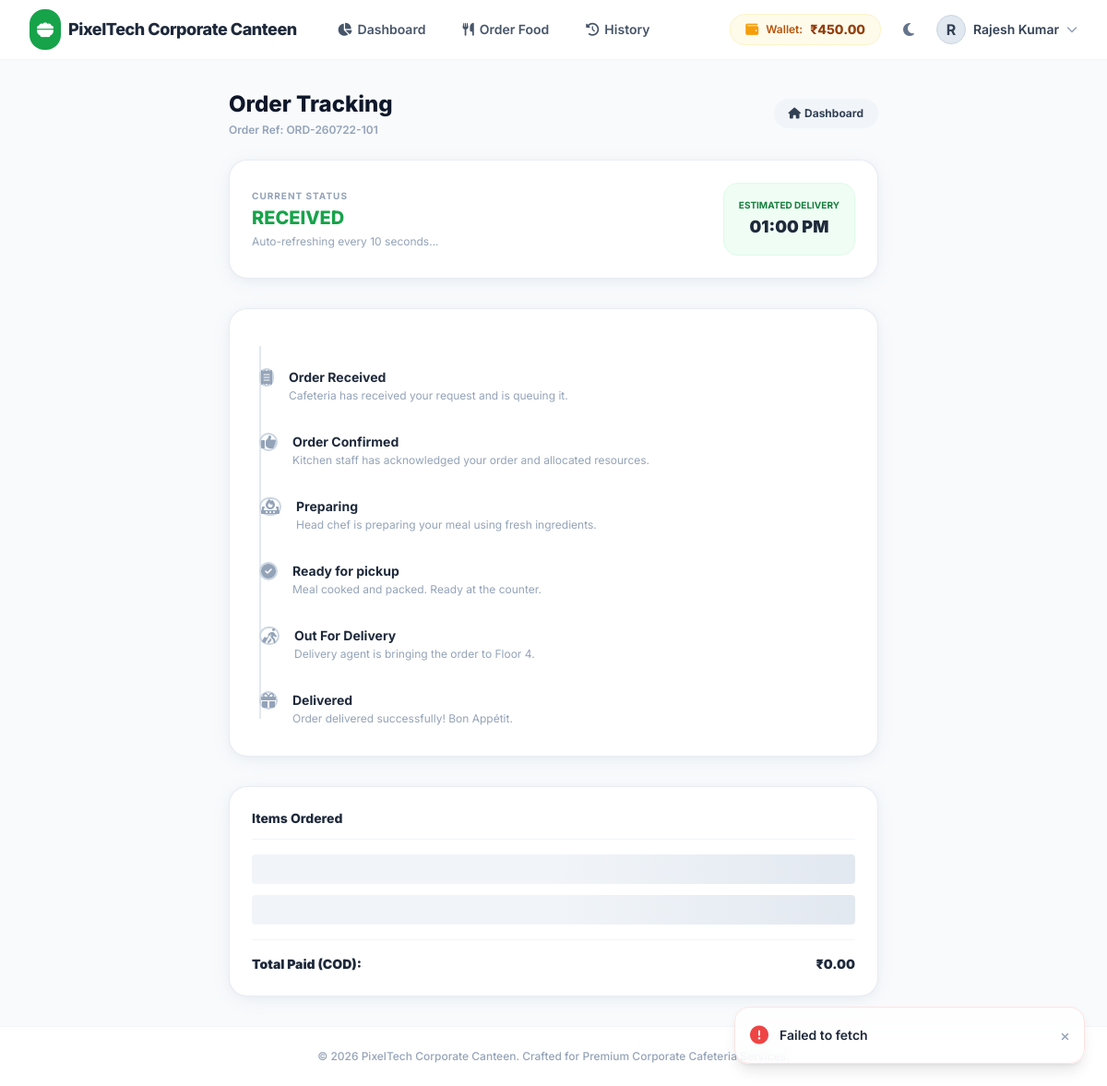
Page /employee/track.php?id=21 (signed in) on the committed database.
### tables this page shows
CREATE TABLE `employees` (
  `id` INT AUTO_INCREMENT PRIMARY KEY,
  `employee_id` VARCHAR(50) UNIQUE NOT NULL,
  `name` VARCHAR(100) NOT NULL,
  `department` VARCHAR(100) NOT NULL,
  `phone` VARCHAR(20) NOT NULL,
  `email` VARCHAR(100) NOT NULL UNIQUE,
  `password_hash` VARCHAR(255) NOT NULL,
  `status` ENUM('active', 'inactive') DEFAULT 'active',
  `floor` INT NOT NULL,
  `cabin` VARCHAR(50) DEFAULT NULL,
  `desk_number` VARCHAR(50) DEFAULT NULL,
  `wallet_balance` DECIMAL(10,2) DEFAULT 500.00,
  `created_at` TIMESTAMP DEFAULT CURRENT_TIMESTAMP
);

CREATE TABLE `orders` (
  `id` INT AUTO_INCREMENT PRIMARY KEY,
  `order_number` VARCHAR(50) UNIQUE NOT NULL,
  `employee_id` INT NOT NULL,
  `department` VARCHAR(100) NOT NULL,
  `floor` INT NOT NULL,
  `cabin` VARCHAR(50) DEFAULT NULL,
  `desk_number` VARCHAR(50) DEFAULT NULL,
  `delivery_date` DATE NOT NULL,
  `delivery_time` TIME NOT NULL,
  `special_instructions` TEXT,
  `subtotal` DECIMAL(10,2) NOT NULL,
  `gst` DECIMAL(10,2) NOT NULL,
  `grand_total` DECIMAL(10,2) NOT NULL,
  `status` ENUM('received', 'confirmed', 'preparing', 'ready', 'out_of_delivery', 'delivered', 'cancelled') DEFAULT 'received',
  `payment_method` VARCHAR(50) DEFAULT 'cash_on_delivery',
  `is_agreed` TINYINT(1) DEFAULT 1,
  `created_at` TIMESTAMP DEFAULT CURRENT_TIMESTAMP,
  `updated_at` TIMESTAMP DEFAULT CURRENT_TIMESTAMP ON UPDATE CURRENT_TIMESTAMP,
  FOREIGN KEY (`employee_id`) REFERENCES `employees`(`id`) ON DELETE CASCADE
);

### includes/auth.php (called while the page is built, shortened)
<?php
function is_employee_logged_in() {
    return isset($_SESSION['employee_logged_in']) && $_SESSION['employee_logged_in'] === true && isset($_SESSION['employee_id']);
}

### employee/track.php (the view, shortened to what this page needs)
<?php
require_once dirname(__DIR__) . '/includes/header.php';
$order_id = isset($_GET['id']) ? (int)$_GET['id'] : 0;
try {
    $stmt = $pdo->prepare("SELECT o.*, e.name as employee_name
                           FROM orders o
                           JOIN employees e ON o.employee_id = e.id
                           WHERE o.id = ? AND o.employee_id = ?");
    $stmt->execute([$order_id, $_SESSION['employee_db_id']]);
    $order = $stmt->fetch();
} catch (\Exception $e) {
    die("Database error: " . $e->getMessage());
}
?>
<div class="max-w-3xl mx-auto px-4 sm:px-6 lg:px-8 py-8">
    <div class="flex justify-between items-center mb-6">
        <div>
            <h1 class="text-2xl font-extrabold text-slate-900 dark:text-white">Order Tracking</h1>
            <p class="text-xs font-semibold text-slate-400 mt-1">Order Ref: <?php echo $order['order_number']; ?></p>
        </div>
        <a href="/employee/dashboard.php" class="px-4 py-2 bg-slate-100 hover:bg-slate-200 dark:bg-slate-800 dark:hover:bg-slate-700 text-slate-700 dark:text-slate-200 text-xs font-bold rounded-2xl transition-colors">
            <i class="fas fa-home mr-1"></i>Dashboard
        </a>
    </div>
    <div class="premium-card p-6 mb-8 text-center sm:text-left flex flex-col sm:flex-row justify-between items-center space-y-4 sm:space-y-0">
        <div>
            <span class="text-[10px] font-bold text-slate-400 uppercase tracking-widest block">Current Status</span>
            <h3 id="live-status-text" class="text-xl font-extrabold text-brand-600 dark:text-brand-500 uppercase mt-0.5">
                <?php echo str_replace('_', ' ', $order['status']); ?>
            </h3>
            <p class="text-xs text-slate-400 mt-1">Auto-refreshing every 10 seconds...</p>
        </div>
        <div class="bg-brand-50 dark:bg-brand-500/10 p-4 rounded-2xl border border-brand-100 dark:border-brand-900/30 text-center">
            <span class="block text-[10px] font-bold text-brand-700 dark:text-brand-400 uppercase">Estimated Delivery</span>
            <span id="live-eta" class="text-lg font-black text-brand-800 dark:text-brand-300 mt-0.5 block">
                <?php echo date('h:i A', strtotime($order['delivery_time'])); ?>
            </span>
        </div>
    </div>
    <div class="premium-card p-6 sm:p-8 mb-8">
        <div class="relative flex flex-col space-y-8">
            <div class="absolute left-6.5 top-2 bottom-2 w-0.5 bg-slate-200 dark:bg-slate-700 z-0">
            </div>
            <div class="timeline-step flex items-start space-x-4 z-10" data-status="received">
                <div class="step-icon w-10.5 h-10.5 rounded-full flex items-center justify-center border-2 border-slate-300 bg-white dark:bg-slate-800 transition-colors">
                    <i class="fas fa-receipt text-slate-400"></i>
                </div>
                <div>
                    <h4 class="text-sm font-bold text-slate-800 dark:text-slate-200">Order Received</h4>
                    <p class="text-xs text-slate-400 mt-0.5">Cafeteria has received your request and is queuing it.</p>
                </div>
            </div>
            <div class="timeline-step flex items-start space-x-4 z-10" data-status="confirmed">
                <div class="step-icon w-10.5 h-10.5 rounded-full flex items-center justify-center border-2 border-slate-300 bg-white dark:bg-slate-800 transition-colors">
                    <i class="fas fa-thumbs-up text-slate-400"></i>
                </div>
                <div>
                    <h4 class="text-sm font-bold text-slate-800 dark:text-slate-200">Order Confirmed</h4>
                    <p class="text-xs text-slate-400 mt-0.5">Kitchen staff has acknowledged your order and allocated resources.</p>
                </div>
            </div>
            <div class="timeline-step flex items-start space-x-4 z-10" data-status="preparing">
                <div class="step-icon w-10.5 h-10.5 rounded-full flex items-center justify-center border-2 border-slate-300 bg-white dark:bg-slate-800 transition-colors">
                    <i class="fas fa-fire-burner text-slate-400"></i>
                </div>
                <div>
                    <h4 class="text-sm font-bold text-slate-800 dark:text-slate-200">Preparing</h4>
                    <p class="text-xs text-slate-400 mt-0.5">Head chef is preparing your meal using fresh ingredients.</p>
                </div>
            </div>
            <div class="timeline-step flex items-start space-x-4 z-10" data-status="ready">
                <div class="step-icon w-10.5 h-10.5 rounded-full flex items-center justify-center border-2 border-slate-300 bg-white dark:bg-slate-800 transition-colors">
                    <i class="fas fa-circle-check text-slate-400"></i>
                </div>
                <div>
                    <h4 class="text-sm font-bold text-slate-800 dark:text-slate-200">Ready for pickup</h4>
                    <p class="text-xs text-slate-400 mt-0.5">Meal cooked and packed. Ready at the counter.</p>
                </div>
            </div>
            <div class="timeline-step flex items-start space-x-4 z-10" data-status="out_of_delivery">
                <div class="step-icon w-10.5 h-10.5 rounded-full flex items-center justify-center border-2 border-slate-300 bg-white dark:bg-slate-800 transition-colors">
                    <i class="fas fa-person-walking-luggage text-slate-400"></i>
                </div>
                <div>
                    <h4 class="text-sm font-bold text-slate-800 dark:text-slate-200">Out For Delivery</h4>
                    <p class="text-xs text-slate-400 mt-0.5">Delivery agent is bringing the order to Floor <?php echo $order['floor']; ?>.</p>
                </div>
            </div>
            <div class="timeline-step flex items-start space-x-4 z-10" data-status="delivered">
                <div class="step-icon w-10.5 h-10.5 rounded-full flex items-center justify-center border-2 border-slate-300 bg-white dark:bg-slate-800 transition-colors">
                    <i class="fas fa-gift text-slate-400"></i>
                </div>
                <div>
                    <h4 class="text-sm font-bold text-slate-800 dark:text-slate-200">Delivered</h4>
                    <p class="text-xs text-slate-400 mt-0.5">Order delivered successfully! Bon Appétit.</p>
                </div>
            </div>
        </div>
    </div>
    <div class="premium-card p-6">
        <h3 class="text-sm font-extrabold text-slate-800 dark:text-slate-200 border-b border-slate-100 dark:border-slate-700/50 pb-3 mb-4">
            Items Ordered
        </h3>
        <div id="live-items-list" class="space-y-3">
            <div class="skeleton w-full h-8 rounded"></div>
            <div class="skeleton w-full h-8 rounded"></div>
        </div>
        <div class="border-t border-slate-100 dark:border-slate-700/50 mt-4 pt-4 flex justify-between text-sm font-black text-slate-800 dark:text-white">
            <span>Total Paid (COD):</span>
            <span id="live-total">₹0.00</span>
        </div>
    </div>
</div>
<?php require_once dirname(__DIR__) . '/includes/footer.php'; ?>

### includes/header.php (shortened to what this page needs)
<?php
require_once dirname(__DIR__) . '/includes/auth.php';
$company_name = "Office Canteen";
try {
    $stmt = $pdo->query("SELECT setting_key, setting_value FROM settings");
    $settings = [];
    while ($row = $stmt->fetch()) {
        $settings[$row['setting_key']] = $row['setting_value'];
    }
    if (isset($settings['company_name'])) $company_name = $settings['company_name'];
} catch (\Exception $e) {
}
$employee_data = null;
if (is_employee_logged_in()) {
    $stmt = $pdo->prepare("SELECT * FROM employees WHERE id = ?");
    $stmt->execute([$_SESSION['employee_db_id']]);
    $employee_data = $stmt->fetch();
}
?>
<!DOCTYPE html>
<html lang="en" class="h-full">
<head>
    <link rel="stylesheet" href="https://cdnjs.cloudflare.com/ajax/libs/font-awesome/6.4.0/css/all.min.css">
    <script src="https://cdn.tailwindcss.com"></script>
    <link rel="stylesheet" href="/assets/css/style.css">
</head>
<body class="h-full flex flex-col bg-slate-50 dark:bg-slate-900 transition-colors duration-200">
    <?php if (is_employee_logged_in()): ?>
    <nav class="bg-white dark:bg-slate-800 border-b border-slate-100 dark:border-slate-700 sticky top-0 z-40 transition-colors">
        <div class="max-w-7xl mx-auto px-4 sm:px-6 lg:px-8">
            <div class="flex justify-between h-16">
                <div class="flex">
                    <a href="/employee/dashboard.php" class="flex-shrink-0 flex items-center space-x-2">
                        <div class="p-2 rounded-2xl bg-brand-600 text-white flex items-center justify-center">
                            <i class="fas fa-bowl-food text-lg"></i>
                        </div>
                        <span class="font-extrabold text-lg text-slate-800 dark:text-white tracking-tight">
                            <?php echo htmlspecialchars($company_name); ?>
                        </span>
                    </a>
                    <div class="hidden md:ml-8 md:flex md:space-x-4 md:items-center">
                        <a href="/employee/dashboard.php" class="px-3 py-2 rounded-2xl text-sm font-semibold transition-all <?php echo (strpos($_SERVER['REQUEST_URI'], 'dashboard.php') !== false) ? 'bg-brand-50 text-brand-600 dark:bg-brand-500/10 dark:text-brand-500' : 'text-slate-600 dark:text-slate-300 hover:bg-slate-50 dark:hover:bg-slate-700' ?>">
                            <i class="fas fa-chart-pie mr-1.5"></i>Dashboard
                        </a>
                        <a href="/employee/order.php" class="px-3 py-2 rounded-2xl text-sm font-semibold transition-all <?php echo (strpos($_SERVER['REQUEST_URI'], 'order.php') !== false) ? 'bg-brand-50 text-brand-600 dark:bg-brand-500/10 dark:text-brand-500' : 'text-slate-600 dark:text-slate-300 hover:bg-slate-50 dark:hover:bg-slate-700' ?>">
                            <i class="fas fa-utensils mr-1.5"></i>Order Food
                        </a>
                        <a href="/employee/order-history.php" class="px-3 py-2 rounded-2xl text-sm font-semibold transition-all <?php echo (strpos($_SERVER['REQUEST_URI'], 'order-history.php') !== false) ? 'bg-brand-50 text-brand-600 dark:bg-brand-500/10 dark:text-brand-500' : 'text-slate-600 dark:text-slate-300 hover:bg-slate-50 dark:hover:bg-slate-700' ?>">
                            <i class="fas fa-clock-rotate-left mr-1.5"></i>History
                        </a>
                    </div>
                </div>
                <div class="hidden md:flex items-center space-x-4">
                    <div class="flex items-center space-x-2 px-4 py-1.5 bg-amber-50 dark:bg-amber-950/20 border border-amber-100 dark:border-amber-900/30 rounded-2xl">
                        <i class="fas fa-wallet text-amber-500 text-sm"></i>
                        <span class="text-xs font-semibold text-amber-700 dark:text-amber-400">Wallet:</span>
                        <span class="text-sm font-extrabold text-amber-800 dark:text-amber-300">₹<?php echo number_format($employee_data['wallet_balance'] ?? 0.00, 2); ?></span>
                    </div>
                    <button onclick="toggleDarkMode()" class="p-2 rounded-2xl text-slate-500 hover:text-slate-700 dark:text-slate-400 dark:hover:text-slate-200 hover:bg-slate-100 dark:hover:bg-slate-700 transition-colors">
                        <i class="fas fa-moon dark:hidden"></i>
                    </button>
                    <div class="relative group">
                        <button class="flex items-center space-x-2 focus:outline-none py-2">
                            <div class="w-8 h-8 rounded-full bg-slate-200 flex items-center justify-center text-slate-700 font-bold border border-slate-300 dark:border-slate-600">
                                <?php echo strtoupper(substr($employee_data['name'] ?? 'E', 0, 1)); ?>
                            </div>
                            <span class="text-sm font-semibold text-slate-700 dark:text-slate-300"><?php echo htmlspecialchars($employee_data['name'] ?? 'Employee'); ?></span>
                            <i class="fas fa-chevron-down text-xs text-slate-400"></i>
                        </button>
                    </div>
                </div>
            </div>
        </div>
    </nav>
    <?php endif; ?>
    <main class="flex-grow">

### assets/css/style.css (style rules this page uses)
:root { --primary: #16A34A; --accent: #F59E0B; --background: #F8FAFC; --card: #FFFFFF; --font-family: 'Inter', sans-serif; }
body { font-family: var(--font-family); background-color: var(--background); color: #1E293B; }
.skeleton { background: linear-gradient(90deg, #F1F5F9 25%, #E2E8F0 50%, #F1F5F9 75%); background-size: 200% 100%; animation: loading-skeleton 1.5s infinite; }
.premium-card { border-radius: 20px; background: #FFFFFF; box-shadow: 0 4px 20px -2px rgba(148, 163, 184, 0.12), 0 2px 8px -1px rgba(148, 163, 184, 0.08); transition: all 250ms cubic-bezier(0.4, 0, 0.2, 1); border: 1px solid rgba(226, 232, 240, 0.8); }

### rows in the picture
employees: wallet_balance "450.00", name "R", name "Rajesh Kumar"
orders: order_number "ORD-260722-101", status "RECEIVED", delivery_time "01:00 PM", floor "4"

### other values in the picture
$company_name "PixelTech Corporate Canteen"
